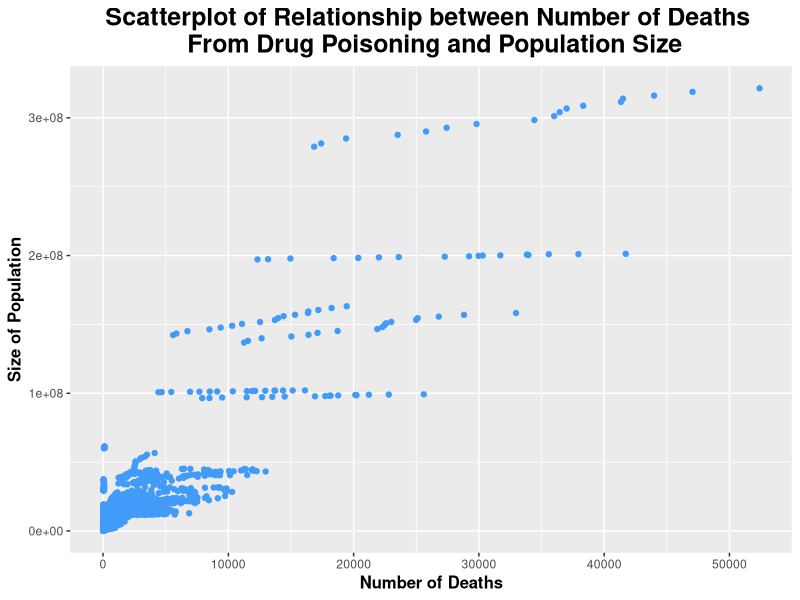
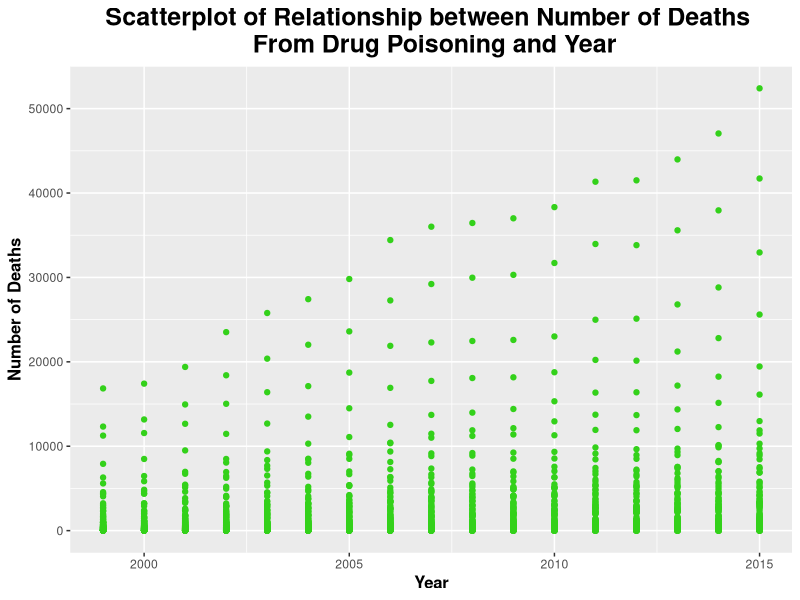
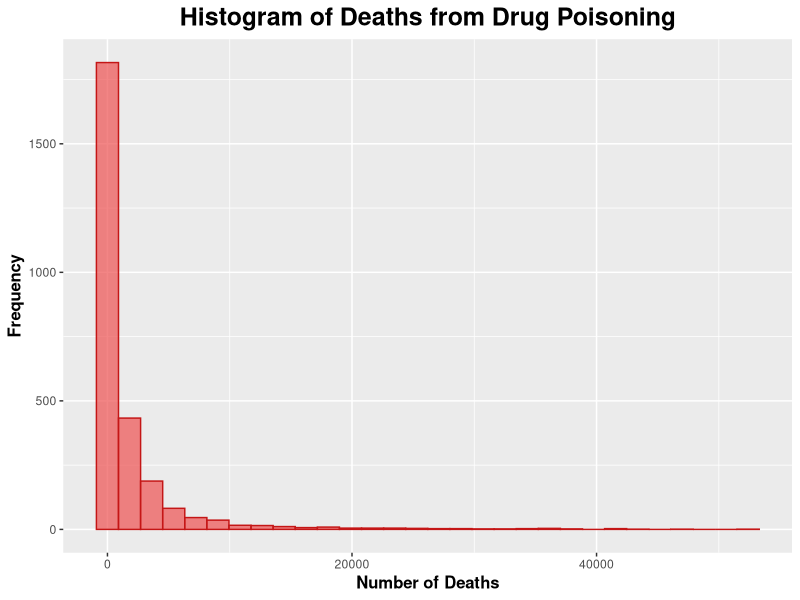
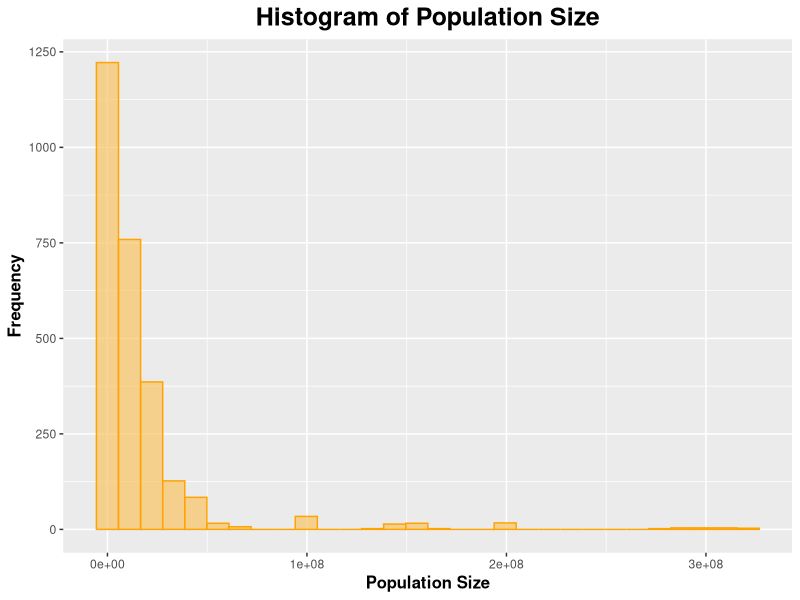

Write R code to recreate these figures, in order.
## ---- chunk 1
library(dplyr)
library(tidyverse)
library(ggplot2)
## ---- chunk 2
data <- read.csv("drug-data.csv")
## ---- chunk 3
summary(data)
dim(data)
head(data)
## ---- chunk 4
processed_data <- data %>% select(Year, Sex, Age, Race.and.Hispanic.Origin, State, Deaths, Population, Crude.Death.Rate)
## ---- chunk 5
processed_data <- processed_data %>%
  rename(Race_and_Hispanic_Origin = Race.and.Hispanic.Origin,
         Crude_Death_Rate = Crude.Death.Rate)
head(processed_data)
## ---- chunk 6
ggplot(processed_data, aes(x = Deaths, y = Population)) +
  geom_point(color = "#429bf9") + # giving the points of the scatterplot a blue color
  labs(title = "Scatterplot of Relationship between Number of Deaths \n From Drug Poisoning and Population Size",
       x = "Number of Deaths",
       y = "Size of Population") + # labeling axes and titles!
  theme(legend.position = "none", plot.title = element_text(size = 18, face = "bold", hjust = 0.5), axis.title.x = element_text(size = 12, face = "bold"), axis.title.y = element_text(size = 12, face = "bold")) # removing legend; making title and axes bold and giving them a larger font size

cor(processed_data$Deaths, processed_data$Population) # correlation coefficient
## ---- chunk 7
ggplot(processed_data, aes(x = Year, y = Deaths)) +
  geom_point(color = "#33d11a") + # giving the points of the scatterplot a green color
  labs(title = "Scatterplot of Relationship between Number of Deaths \n From Drug Poisoning and Year",
       x = "Year",
       y = "Number of Deaths") + # labeling axes and titles!
  theme(legend.position = "none", plot.title = element_text(size = 18, face = "bold", hjust = 0.5), axis.title.x = element_text(size = 12, face = "bold"), axis.title.y = element_text(size = 12, face = "bold")) # removing legend; making title and axes bold and giving them a larger font size

cor(processed_data$Deaths, processed_data$Year) # correlation coefficient
## ---- chunk 8
# use only numberic variables!
cor_matrix <- cor(processed_data %>% select(where(is.numeric)))

# print out!
print(cor_matrix)
## ---- chunk 9
# Create frequency table for the total number of deaths by year
death_by_year <- processed_data %>%
  group_by(Year) %>%
  summarise(Total_Deaths = sum(Deaths, na.rm = TRUE)) %>%
  arrange(Year)

# View the frequency table
death_by_year
## ---- chunk 10
# Deaths
ggplot(processed_data, aes(x = Deaths)) +
  geom_histogram(bins = 30, fill = "#ee5050", color = "#c41616", alpha = 0.7) +
  labs(title = "Histogram of Deaths from Drug Poisoning",
       x = "Number of Deaths",
       y = "Frequency") +
  theme(plot.title = element_text(size = 18, face = "bold", hjust = 0.5),
        axis.title.x = element_text(size = 12, face = "bold"),
        axis.title.y = element_text(size = 12, face = "bold"))
# Population Size
ggplot(processed_data, aes(x = Population)) +
  geom_histogram(bins = 30, fill = "#f9c363", color = "#ffa303", alpha = 0.7) +
  labs(title = "Histogram of Population Size",
       x = "Population Size",
       y = "Frequency") +
  theme(plot.title = element_text(size = 18, face = "bold", hjust = 0.5),
        axis.title.x = element_text(size = 12, face = "bold"),
        axis.title.y = element_text(size = 12, face = "bold"))

## ---- chunk 11
distribution_table <- processed_data %>%
  group_by(Year) %>%
  summarise(
    Mean_Deaths = mean(Deaths, na.rm = TRUE),
    SD_Deaths = sd(Deaths, na.rm = TRUE),
    Mean_Population = mean(Population, na.rm = TRUE),
    SD_Population = sd(Population, na.rm = TRUE)
  )

print(distribution_table) # print table to see it!
